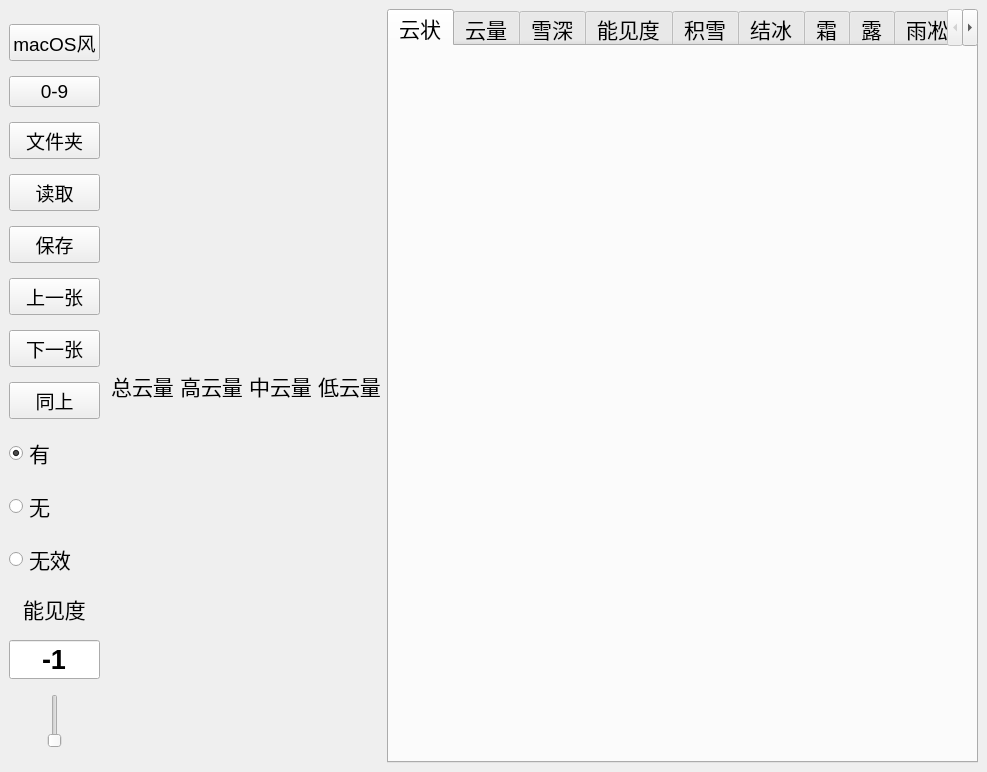
<?xml version="1.0" encoding="UTF-8"?>
<ui version="4.0">
 <class>MainWindow</class>
 <widget class="QMainWindow" name="MainWindow">
  <property name="geometry">
   <rect>
    <x>0</x>
    <y>0</y>
    <width>987</width>
    <height>772</height>
   </rect>
  </property>
  <property name="font">
   <font>
    <pointsize>12</pointsize>
   </font>
  </property>
  <property name="windowTitle">
   <string>天气现象标注</string>
  </property>
  <property name="styleSheet">
   <string notr="true"/>
  </property>
  <widget class="QWidget" name="centralwidget">
   <property name="enabled">
    <bool>true</bool>
   </property>
   <layout class="QHBoxLayout" name="horizontalLayout">
    <item>
     <layout class="QVBoxLayout" name="RBTNVL">
      <property name="spacing">
       <number>15</number>
      </property>
      <property name="sizeConstraint">
       <enum>QLayout::SetDefaultConstraint</enum>
      </property>
      <property name="leftMargin">
       <number>0</number>
      </property>
      <property name="topMargin">
       <number>15</number>
      </property>
      <property name="rightMargin">
       <number>5</number>
      </property>
      <property name="bottomMargin">
       <number>15</number>
      </property>
      <item>
       <widget class="QPushButton" name="styleBTN">
        <property name="font">
         <font>
          <pointsize>14</pointsize>
         </font>
        </property>
        <property name="text">
         <string>macOS风</string>
        </property>
       </widget>
      </item>
      <item>
       <widget class="QPushButton" name="shortcutBTN">
        <property name="font">
         <font>
          <pointsize>14</pointsize>
         </font>
        </property>
        <property name="text">
         <string>0-9</string>
        </property>
       </widget>
      </item>
      <item>
       <widget class="QPushButton" name="openBTN">
        <property name="font">
         <font>
          <pointsize>14</pointsize>
         </font>
        </property>
        <property name="text">
         <string>文件夹</string>
        </property>
       </widget>
      </item>
      <item>
       <widget class="QPushButton" name="loadBTN">
        <property name="font">
         <font>
          <pointsize>14</pointsize>
         </font>
        </property>
        <property name="text">
         <string>读取</string>
        </property>
       </widget>
      </item>
      <item>
       <widget class="QPushButton" name="saveBTN">
        <property name="font">
         <font>
          <pointsize>14</pointsize>
         </font>
        </property>
        <property name="text">
         <string>保存</string>
        </property>
       </widget>
      </item>
      <item>
       <widget class="QPushButton" name="lastBTN">
        <property name="font">
         <font>
          <pointsize>14</pointsize>
         </font>
        </property>
        <property name="text">
         <string>上一张</string>
        </property>
       </widget>
      </item>
      <item>
       <widget class="QPushButton" name="nextBTN">
        <property name="font">
         <font>
          <pointsize>14</pointsize>
         </font>
        </property>
        <property name="text">
         <string>下一张</string>
        </property>
       </widget>
      </item>
      <item>
       <widget class="QPushButton" name="setLastDeepBTN">
        <property name="font">
         <font>
          <pointsize>14</pointsize>
         </font>
        </property>
        <property name="text">
         <string>同上</string>
        </property>
       </widget>
      </item>
      <item>
       <widget class="QRadioButton" name="yesRBTN">
        <property name="font">
         <font>
          <pointsize>16</pointsize>
         </font>
        </property>
        <property name="text">
         <string>有</string>
        </property>
        <property name="checked">
         <bool>true</bool>
        </property>
       </widget>
      </item>
      <item>
       <widget class="QRadioButton" name="noRBTN">
        <property name="font">
         <font>
          <pointsize>16</pointsize>
         </font>
        </property>
        <property name="text">
         <string>无</string>
        </property>
       </widget>
      </item>
      <item>
       <widget class="QRadioButton" name="otherRBTN">
        <property name="font">
         <font>
          <pointsize>16</pointsize>
         </font>
        </property>
        <property name="layoutDirection">
         <enum>Qt::LeftToRight</enum>
        </property>
        <property name="text">
         <string>无效</string>
        </property>
       </widget>
      </item>
      <item>
       <widget class="QLabel" name="visLB">
        <property name="font">
         <font>
          <pointsize>16</pointsize>
          <bold>false</bold>
         </font>
        </property>
        <property name="text">
         <string>能见度</string>
        </property>
        <property name="alignment">
         <set>Qt::AlignCenter</set>
        </property>
       </widget>
      </item>
      <item>
       <widget class="QLineEdit" name="deepLE">
        <property name="sizePolicy">
         <sizepolicy hsizetype="Ignored" vsizetype="Preferred">
          <horstretch>0</horstretch>
          <verstretch>0</verstretch>
         </sizepolicy>
        </property>
        <property name="minimumSize">
         <size>
          <width>0</width>
          <height>0</height>
         </size>
        </property>
        <property name="font">
         <font>
          <pointsize>20</pointsize>
          <bold>true</bold>
         </font>
        </property>
        <property name="text">
         <string>-1</string>
        </property>
        <property name="alignment">
         <set>Qt::AlignCenter</set>
        </property>
       </widget>
      </item>
      <item>
       <widget class="QSlider" name="deepVS">
        <property name="sizePolicy">
         <sizepolicy hsizetype="Minimum" vsizetype="Expanding">
          <horstretch>0</horstretch>
          <verstretch>0</verstretch>
         </sizepolicy>
        </property>
        <property name="minimum">
         <number>-1</number>
        </property>
        <property name="maximum">
         <number>99</number>
        </property>
        <property name="singleStep">
         <number>1</number>
        </property>
        <property name="pageStep">
         <number>1</number>
        </property>
        <property name="orientation">
         <enum>Qt::Vertical</enum>
        </property>
        <property name="tickInterval">
         <number>0</number>
        </property>
       </widget>
      </item>
     </layout>
    </item>
    <item>
     <layout class="QHBoxLayout" name="horizontalLayout_2">
      <property name="leftMargin">
       <number>0</number>
      </property>
      <property name="rightMargin">
       <number>0</number>
      </property>
      <item>
       <layout class="QVBoxLayout" name="cloudVLL"/>
      </item>
      <item>
       <layout class="QVBoxLayout" name="cloudVLR"/>
      </item>
      <item>
       <layout class="QVBoxLayout" name="ACoverVL">
        <item>
         <widget class="QLabel" name="ACoverLB">
          <property name="sizePolicy">
           <sizepolicy hsizetype="Minimum" vsizetype="Fixed">
            <horstretch>0</horstretch>
            <verstretch>0</verstretch>
           </sizepolicy>
          </property>
          <property name="font">
           <font>
            <pointsize>16</pointsize>
            <bold>false</bold>
           </font>
          </property>
          <property name="text">
           <string>总云量</string>
          </property>
          <property name="alignment">
           <set>Qt::AlignCenter</set>
          </property>
         </widget>
        </item>
       </layout>
      </item>
      <item>
       <layout class="QVBoxLayout" name="HCoverVL">
        <item>
         <widget class="QLabel" name="HCoverLB">
          <property name="sizePolicy">
           <sizepolicy hsizetype="Minimum" vsizetype="Fixed">
            <horstretch>0</horstretch>
            <verstretch>0</verstretch>
           </sizepolicy>
          </property>
          <property name="font">
           <font>
            <pointsize>16</pointsize>
            <bold>false</bold>
           </font>
          </property>
          <property name="text">
           <string>高云量</string>
          </property>
          <property name="alignment">
           <set>Qt::AlignCenter</set>
          </property>
         </widget>
        </item>
       </layout>
      </item>
      <item>
       <layout class="QVBoxLayout" name="MCoverVL">
        <item>
         <widget class="QLabel" name="MCoverLB">
          <property name="sizePolicy">
           <sizepolicy hsizetype="Minimum" vsizetype="Fixed">
            <horstretch>0</horstretch>
            <verstretch>0</verstretch>
           </sizepolicy>
          </property>
          <property name="font">
           <font>
            <pointsize>16</pointsize>
            <bold>false</bold>
           </font>
          </property>
          <property name="text">
           <string>中云量</string>
          </property>
          <property name="alignment">
           <set>Qt::AlignCenter</set>
          </property>
         </widget>
        </item>
       </layout>
      </item>
      <item>
       <layout class="QVBoxLayout" name="LCoverVL">
        <item>
         <widget class="QLabel" name="LCoverLB">
          <property name="sizePolicy">
           <sizepolicy hsizetype="Minimum" vsizetype="Fixed">
            <horstretch>0</horstretch>
            <verstretch>0</verstretch>
           </sizepolicy>
          </property>
          <property name="font">
           <font>
            <pointsize>16</pointsize>
            <bold>false</bold>
           </font>
          </property>
          <property name="text">
           <string>低云量</string>
          </property>
          <property name="alignment">
           <set>Qt::AlignCenter</set>
          </property>
         </widget>
        </item>
       </layout>
      </item>
     </layout>
    </item>
    <item>
     <widget class="QTabWidget" name="qTab">
      <property name="enabled">
       <bool>true</bool>
      </property>
      <property name="minimumSize">
       <size>
        <width>0</width>
        <height>0</height>
       </size>
      </property>
      <property name="sizeIncrement">
       <size>
        <width>0</width>
        <height>0</height>
       </size>
      </property>
      <property name="font">
       <font>
        <pointsize>16</pointsize>
       </font>
      </property>
      <property name="layoutDirection">
       <enum>Qt::LeftToRight</enum>
      </property>
      <property name="styleSheet">
       <string notr="true"/>
      </property>
      <property name="tabPosition">
       <enum>QTabWidget::North</enum>
      </property>
      <property name="tabShape">
       <enum>QTabWidget::Rounded</enum>
      </property>
      <property name="currentIndex">
       <number>0</number>
      </property>
      <property name="tabsClosable">
       <bool>false</bool>
      </property>
      <property name="movable">
       <bool>false</bool>
      </property>
      <widget class="QWidget" name="cloudTab">
       <property name="enabled">
        <bool>true</bool>
       </property>
       <property name="sizePolicy">
        <sizepolicy hsizetype="Preferred" vsizetype="Preferred">
         <horstretch>0</horstretch>
         <verstretch>0</verstretch>
        </sizepolicy>
       </property>
       <property name="font">
        <font>
         <pointsize>14</pointsize>
        </font>
       </property>
       <property name="cursor">
        <cursorShape>ArrowCursor</cursorShape>
       </property>
       <property name="styleSheet">
        <string notr="true"/>
       </property>
       <attribute name="title">
        <string>云状</string>
       </attribute>
      </widget>
      <widget class="QWidget" name="coverTab">
       <attribute name="title">
        <string>云量</string>
       </attribute>
      </widget>
      <widget class="QWidget" name="deepTab">
       <attribute name="title">
        <string>雪深</string>
       </attribute>
      </widget>
      <widget class="QWidget" name="visTab">
       <attribute name="title">
        <string>能见度</string>
       </attribute>
      </widget>
      <widget class="QWidget" name="snowTab">
       <attribute name="title">
        <string>积雪</string>
       </attribute>
      </widget>
      <widget class="QWidget" name="iceTab">
       <attribute name="title">
        <string>结冰</string>
       </attribute>
      </widget>
      <widget class="QWidget" name="frostTab">
       <attribute name="title">
        <string>霜</string>
       </attribute>
      </widget>
      <widget class="QWidget" name="dewTab">
       <attribute name="title">
        <string>露</string>
       </attribute>
      </widget>
      <widget class="QWidget" name="glazeTab">
       <attribute name="title">
        <string>雨凇</string>
       </attribute>
      </widget>
      <widget class="QWidget" name="soriTab">
       <attribute name="title">
        <string>雾凇</string>
       </attribute>
      </widget>
     </widget>
    </item>
   </layout>
  </widget>
 </widget>
 <resources/>
 <connections/>
</ui>
